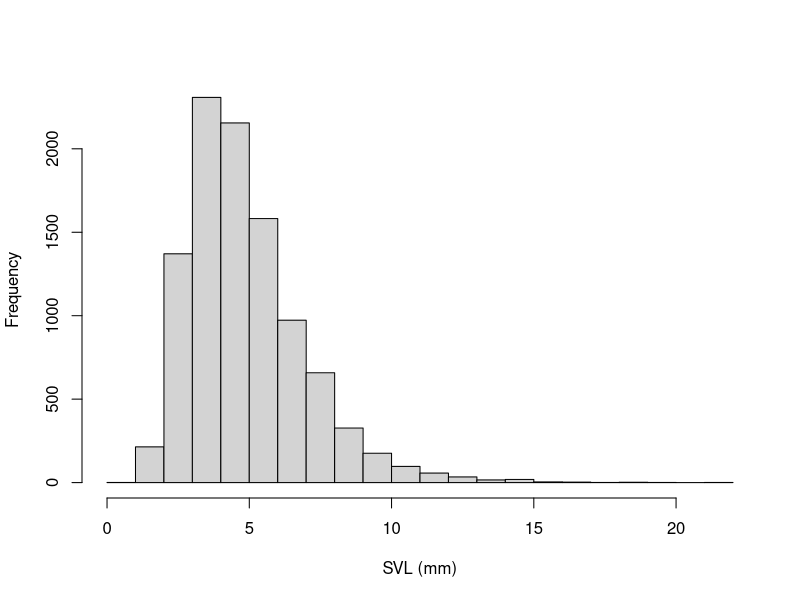
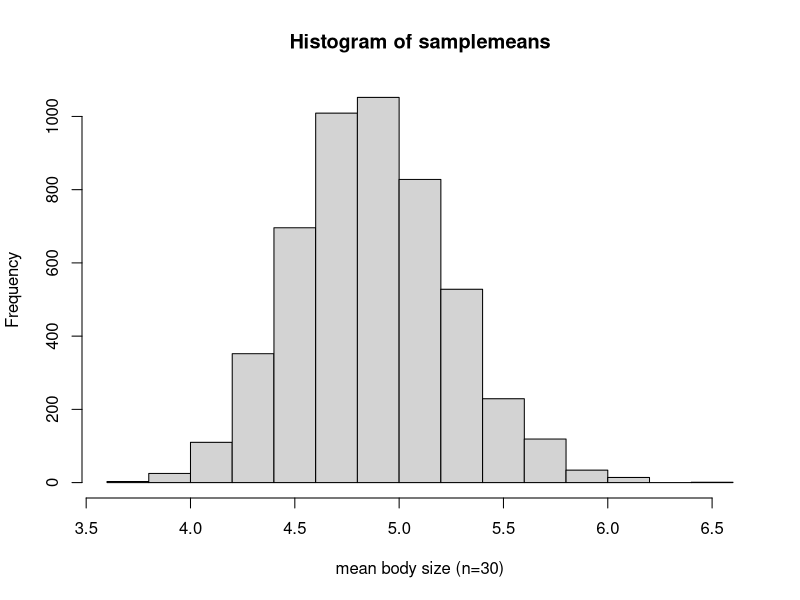
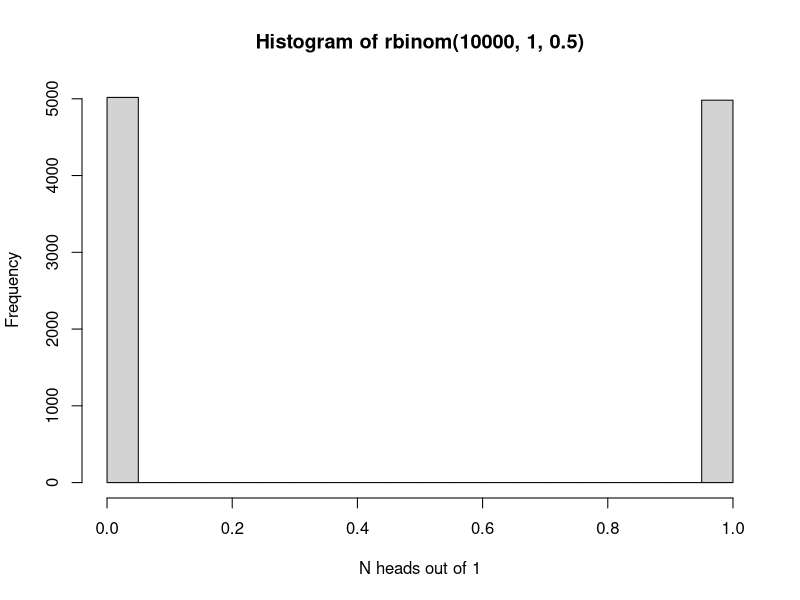
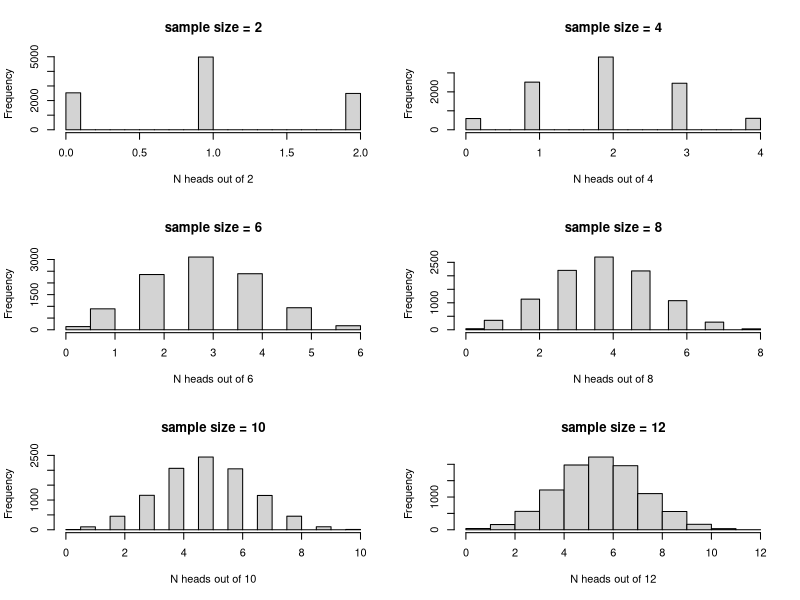
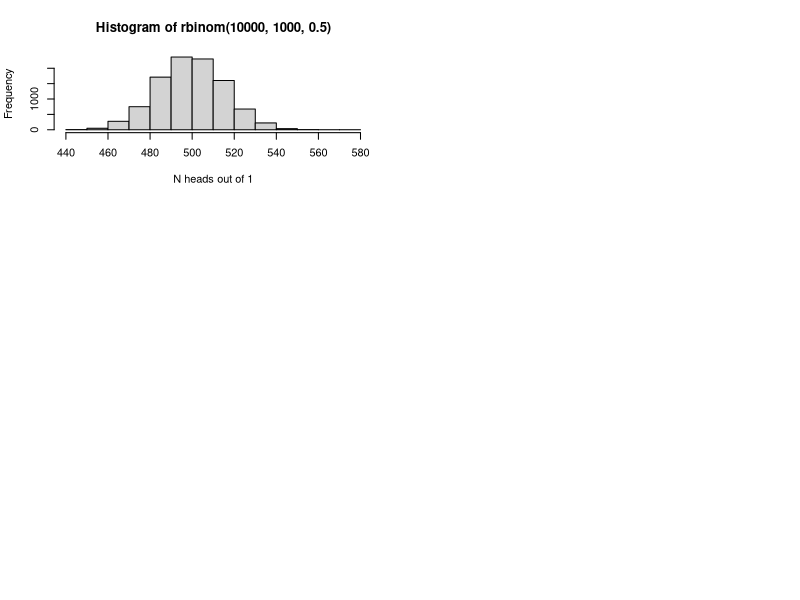
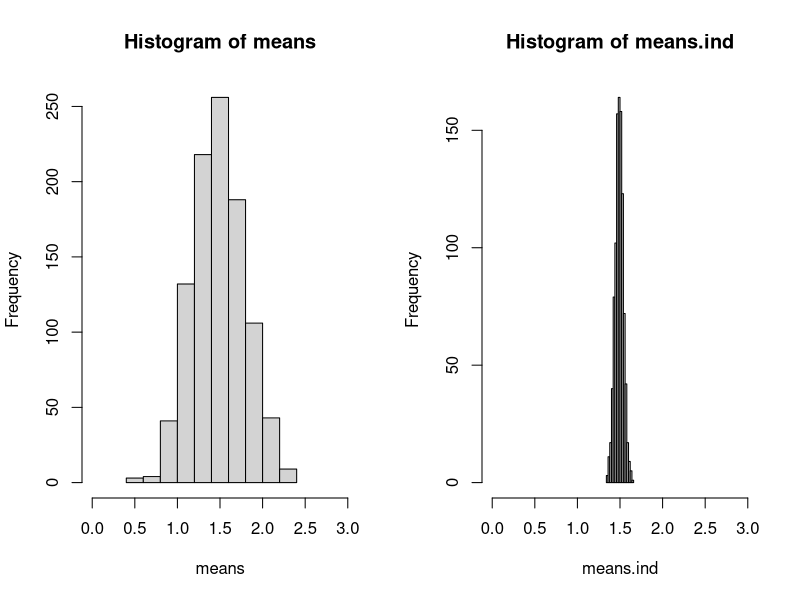
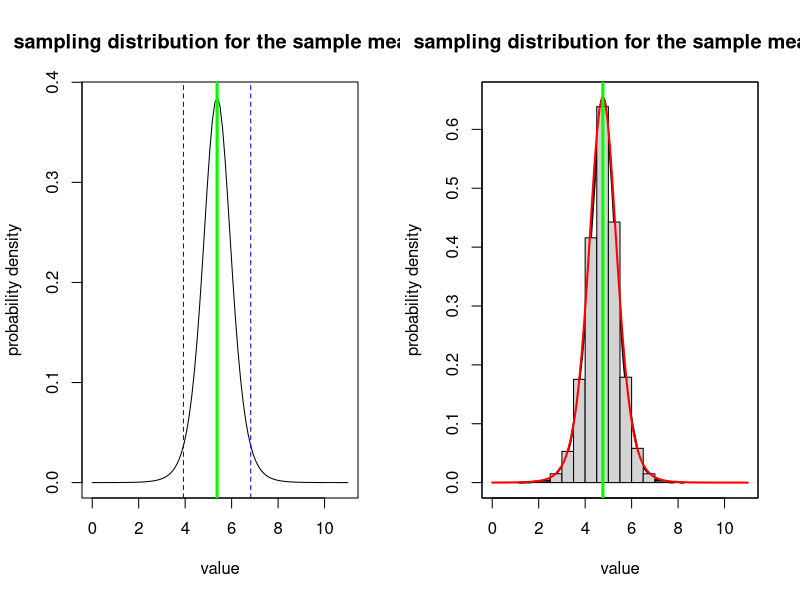
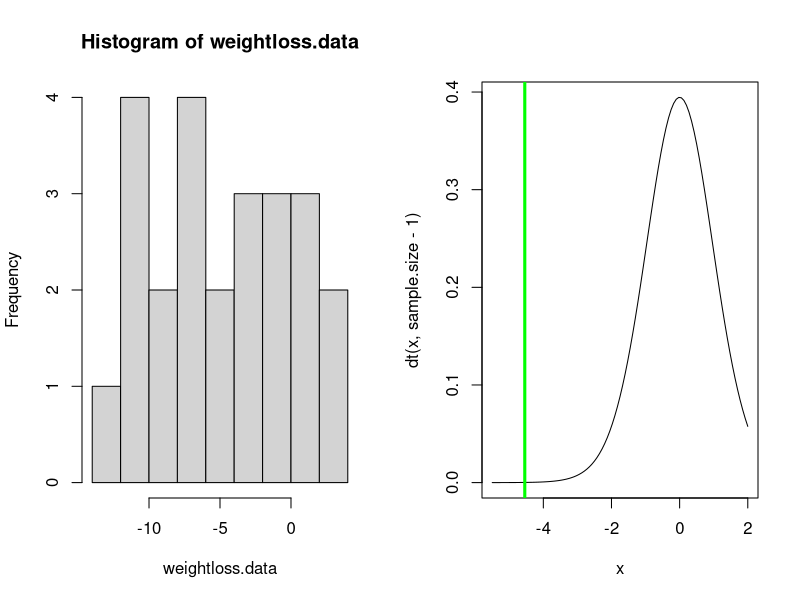

R code for these plots, in order:

#  NRES 710, Lecture 1                         
#    University of Nevada, Reno     
#    Basic Concepts of Probability and statistics      


# Statistical "samples" and "populations" ----------------------

# ALL FROGS IN CA

allfrogs.bodysize <- rlnorm(10000,1.5,0.4)        # statistical 'population'
hist(allfrogs.bodysize,main="",xlab="SVL (mm)")   # plot out histogram

truemean_SVL <- mean(allfrogs.bodysize)           # the 'parameter'
truemean_SVL 


mysample <- sample(allfrogs.bodysize,10)    # take sample of size 10 (10 frogs measured)
mean(mysample)   # compute the sample mean



mysample <- sample(allfrogs.bodysize,20)    # take sample of size 20 (20 frogs measured)
mean(mysample)   # compute the sample mean



lotsofsamples <- list()

for(s in 1:5000){
  lotsofsamples[[paste0("sample",s)]] <- sample(allfrogs.bodysize,30)    # take sample of size 30 (20 frogs measured)
}

lotsofsamples$sample1
lotsofsamples$sample99
lotsofsamples$sample732


samplemeans <- sapply(lotsofsamples,mean)

hist(samplemeans,xlab="mean body size (n=30)")


hist(rbinom(10000,1,.5),xlab="N heads out of 1")


par(mfrow=c(3,2))
for(i in seq(2,12,2)){
   hist(rbinom(10000,i,.5),main=paste0("sample size = ",i),xlab=sprintf("N heads out of %s",i)) 
}


hist(rbinom(10000,1000,.5),xlab="N heads out of 1")


# pseudoreplication demo ---------------------

meansize.allfrogs <- 1.5    # population mean 
sdsize.allfrogs <- 0.5     # population sd
sdsize.amongpond <- 0.44   # standard deviation among ponds 

nponds <- 5000   # total number of ponds in the population
nfrogs.perpond <- 1000    # 1000 frogs in each pond



pondmeans <- rnorm(nponds,meansize.allfrogs,sdsize.amongpond)
 # hist(pondmeans)
allfrogs <- sapply(pondmeans, function(t) rnorm(nfrogs.perpond,t,sqrt(sdsize.allfrogs^2-sdsize.amongpond^2)) )
rownames(allfrogs) <- paste0("frog",1:(nfrogs.perpond))
colnames(allfrogs) <- paste0("pond",1:nponds)

  # confirm that population mean and standard deviation are as specified
sd(allfrogs)
mean(allfrogs)


nponds.sampled <- 2
nsamp.perpond <- 50 

ponds.sampled <- sample(1:nponds,nponds.sampled)
frogs.sampled <- replicate(nponds.sampled,sample(1:nfrogs.perpond,nsamp.perpond))

thissamp <- sapply(1:nponds.sampled,function(t) allfrogs[frogs.sampled[,t],ponds.sampled[t]])
rownames(thissamp) <- paste0("frog",1:(nsamp.perpond))
colnames(thissamp) <- paste0("pond",1:nponds.sampled)

head(thissamp)


test <- t.test(as.vector(thissamp),mu=1.5,alternative="greater")
test


means <- numeric(1000)
means.ind <- numeric(1000)

ttest <- numeric(1000)
ttest.ind <- numeric(1000)

for(scenario in 1:1000){
  ponds.sampled <- sample(1:nponds,nponds.sampled)
  frogs.sampled <- replicate(nponds.sampled,sample(1:nfrogs.perpond,nsamp.perpond))
  
  thissamp <- sapply(1:nponds.sampled,function(t) allfrogs[frogs.sampled[,t],ponds.sampled[t]])
  thissamp.ind <- matrix(sample(allfrogs,nsamp.perpond*nponds.sampled),ncol=nponds.sampled)
  
  means[scenario] <- mean(thissamp)
  means.ind[scenario] <- mean(thissamp.ind)
  
  test <- t.test(as.vector(thissamp),mu=1.5,alternative="greater")
  test.ind <- t.test(as.vector(thissamp.ind),mu=1.5,alternative="greater")
  
  ttest[scenario] <- test$p.value
  ttest.ind[scenario] <- test.ind$p.value
  
}




layout(matrix(1:2,nrow=1))
hist(means,xlim=c(0,3))
hist(means.ind,xlim=c(0,3))

length(which(ttest<0.05))/1000

length(which(ttest.ind<0.05))/1000


# Sampling distributions -------------------

# Sampling distribution: the sample mean

mysample <- c(4.1,3.5,3.7,6.6,8.0,5.4,7.3,4.4)
mysample
n <- length(mysample)    # sample size
sample.mean <- mean(mysample)  # sample mean
sample.stdev <- sd(mysample)   # sample standard deviation (r uses denominator of n-1 by default!)
std.error <- sample.stdev/sqrt(n) 

std.error 


sampdist <- function(x){dt((x-sample.mean)/std.error,n-1)}
curve(sampdist,0,11,ylab="probability density",xlab="value",main="sampling distribution for the sample mean!")
abline(v=sample.mean,col="green",lwd=3)
confint <- c(sample.mean+std.error*qt(0.025,n-1),sample.mean+std.error*qt(0.975,n-1))
abline(v=confint,col="blue",lty=2)


# Sampling distribution: the sample mean #2 (brute force simulation version)

mysample <- c(4.1,1.5,3.7,6.6,8.0,4.5,5.3,4.4)
mysample
n <- length(mysample)    # sample size
sample.mean <- mean(mysample)  # sample mean
sample.stdev <- sd(mysample)   # sample standard deviation (r uses denominator of n-1 by default!)

simulated.samples <- list()
for(s in 1:10000){
  sd1 <- sqrt(sum((sample(mysample,length(mysample)-1,replace = T)-sample.mean)^2)/(length(mysample)-2))  # account for unknown standard deviation
  simulated.samples[[paste0("sample ",s)]] <- rnorm(n,sample.mean,sd1)
}
sampling.distribution <- sapply(simulated.samples,mean)

plot(density(sampling.distribution),xlim=c(0,11),ylab="probability density",xlab="value",main="sampling distribution for the sample mean!",lwd=2)    # plot the brute-force sampling distribution
hist(sampling.distribution,add=T,freq=F)
par(new=T)
curve(sampdist,0,11,xlim=c(0,11),xaxt="n",yaxt="n",xlab="",ylab="",col="red",lwd=2)  # official sampling distribution
abline(v=sample.mean,col="green",lwd=3)



## Paired t-test example -----------------

weightloss.data <- c(-10.4,-11.6,3.9,1.5,-0.3,-3.5 -10.0,-6.7,-6.1,-2.4,-6.0,2.3,0.1,-4.1,-3.2, -11.3,-3.2,-9.3,-7.5,-5.7,-0.1,0.0,-9.8,1.0,-11.9)
hist(weightloss.data,breaks=7)
mean.weightloss <- mean(weightloss.data)
null.weightloss <- 0
stdev.weightloss <- sd(weightloss.data)
sample.size <- length(weightloss.data)
std.error <- stdev.weightloss/sqrt(sample.size)

t.statistic <- (mean.weightloss-null.weightloss)/std.error
t.statistic

curve(dt(x,sample.size-1),-5.5,2)
abline(v=t.statistic,col="green",lwd=3)

t.crit <- qt(0.05,sample.size-1)    # 'critical value' of the t statistic- you can reject the null if your value is more extreme than this!

p=pt(t.statistic,sample.size-1)    # p value
p    # this is the p value


# Alternative: use R's built in t test

t.test(weightloss.data,alternative = "less")   # should get the same p=value!


### confidence intervals ------------

# summary(weightloss.data)
# 
# mean.weightloss    # mean weight loss
# std.error          # standard error of weight loss

curve(dt(x,sample.size),-4,4,xaxt="n",xlab="weight loss",ylab="probability density")
axis(1,at=seq(-4,4,2),labels = round(mean.weightloss+std.error*seq(-4,4,2),1) )
abline(v=0,col="blue",lwd=3)

t.crit <- qt(0.975,sample.size-1)    # for 95% confidence interval

abline(v=-1*t.crit,col="red",lty=2)
abline(v=1*t.crit,col="red",lty=2)

lower.bound <- mean.weightloss - t.crit*std.error
upper.bound <- mean.weightloss + t.crit*std.error

lower.bound

upper.bound


## Other sampling distributions --------------------

## Chi squared distribution

#   goodness of fit example

birthdays.bymonth <- c(40,23,33,39,28,29,45,31,22,34,44,20)
months <- c("Jan","Feb","Mar","Apr","May","Jun","Jul","Aug","Sep","Oct","Nov","Dec")
names(birthdays.bymonth) <- months

sample.size <- sum(birthdays.bymonth)
k = length(birthdays.bymonth)   # number of categories (months)
exp.birthdays.bymonth <- sample.size*rep(1/k,times=k)   # compute the expected number under the null hypothesis.

Chisq.stat <- sum((birthdays.bymonth-exp.birthdays.bymonth)^2/exp.birthdays.bymonth)
Chisq.stat


## View the summary statistic along with its sampling distribution under the null hypothesis

curve(dchisq(x,k-1),0,75)
abline(v=Chisq.stat,col="green",lwd=3)

p <- 1-pchisq(Chisq.stat,k-1)
p


### use R's built in chi squared function

chisq.test(birthdays.bymonth)     # should get the same p value!



# Z distribution --------------------

## Z test  

df <- read.csv("GSW_height.csv")
GSWheight <- df$Height
GSWheight
mean.gsw <- mean(GSWheight)
sd.gsw <- sd(GSWheight) 
sd.pop <- 4
mean.pop <- 79
n <- length(GSWheight)
s.e. <- sd.pop/sqrt(n)

null.height <- mean.pop   # null: GSW are sampled randomly from the pool of all NBA players. They are not fundamentally different!

z.statistic <- (mean.gsw-null.height)/s.e.
z.statistic

curve(dnorm(x),-3,3)    # we assume that the z statistic is normally distributed- standard normal!
abline(v=z.statistic,col="green",lwd=3)

p <- 1-pnorm(z.statistic)    # is the p value enough evidence to tell you that GSW players are taller than the NBA average??
p       

pnorm(z.statistic)


# Probability distributions ---------------------

# Discrete probability distributions 

mean <- 5
rpois(10,mean)    # note: the random numbers sampled from this distribution have no decimal component

             # plot discrete probabilities of getting particular outcomes!
xvals <- seq(0,15,1)
probs <- dpois(xvals,lambda=mean)
names(probs) <- xvals
               
barplot(probs,ylab="Probability Mass",main="Poisson distribution (discrete)")

barplot(cumsum(probs),ylab="Cumulative Probability",main="Poisson distribution (discrete)")   # cumulative distribution

sum(probs)   # just to make sure it sums to 1!  Does it???


# continuous distributions

shape1 = 0.5
shape2 = 0.5

rbeta(10,shape1,shape2)   # generate 10 random numbers from a continuous distribution

curve(dbeta(x,shape1,shape2),ylab="probability density",xlab="possibilities")   # probability density function (PDF)

curve(pbeta(x,shape1,shape2),ylab="cumulative probability",xlab="possibilities")   # cumulative distribution

integrate(f=dbeta,lower=0,upper=1,shape1=shape1,shape2=shape2)    # just to make sure it integrates to 1!!


# random number generators

rnorm(10)    # generate 10 random numbers from a standard normal distribution
rnorm(5,25,5)  # generate 5 random numbers from a normal distribution with mean=25 and sd=5
rpois(8,18)  # generate 8 random numbers from a poisson distribution with mean=18


## probability density function example 

curve(dt(x,8),-4,4,xlab="possibilities",ylab='relative probability (prob density)')


## probability mass function example 

x <- barplot(sapply(0:10,function(t) dpois(t,2)),xlab="possibilities",ylab='probability')
axis(1,at=x,labels=0:10)


## cumulative distribution function  

    # for continuous distribution
curve(pt(x,df=8),-4,4,xlab="possibilities",ylab='cumulative probability')

    # for discrete distribution
x <- barplot(sapply(0:10,function(t) ppois(t,2)),xlab="possibilities",ylab='cumulative probability')
axis(1,at=x,labels=0:10)


## quantile function  

    # for continuous distribution
curve(qt(x,df=8),0,1,xlab="cumulative probability",ylab='quantile')

    # for discrete distribution
curve(qpois(x,4),0,1,xlab="cumulative probability",ylab='quantile')


# Binomial

size <- 10
prob <- 0.3
rbinom(10,size,prob)

xvals <- seq(0,size,1)
probs <- dbinom(xvals,size,prob)
names(probs) <- xvals
               
barplot(probs,ylab="Probability",main="Binomial distribution")

barplot(cumsum(probs),ylab="Cumulative Probability",main="Binomial distribution")   # cumulative distribution

sum(probs)   # just to make sure it sums to 1!  Does it???


# Gaussian (normal)

mean = 7.1
stdev = 1.9

rnorm(10,mean,stdev)

curve(dnorm(x,mean,stdev),0,15)   # probability density

curve(pnorm(x,mean,stdev),0,15)   # cumulative distribution

integrate(f=dnorm,lower=-Inf,upper=Inf,mean=mean,sd=stdev)    # just to make sure it integrates to 1!!



# t distribution

df = 6

rt(10,df)     # random numbers from the t distribution

curve(dt(x,df),-4,4)   # probability density

curve(pt(x,df),-4,4)   # cumulative distribution

integrate(f=dt,lower=-Inf,upper=Inf,df=df)    # just to make sure it integrates to 1!!



# Chi-squared distribution

df = 6

rchisq(10,df)     # random numbers from the chi squared distribution

curve(dchisq(x,df),0,15)   # probability density

curve(pchisq(x,df),0,15)   # cumulative distribution

integrate(f=dchisq,lower=0,upper=Inf,df=df)    # just to make sure it integrates to 1!!
